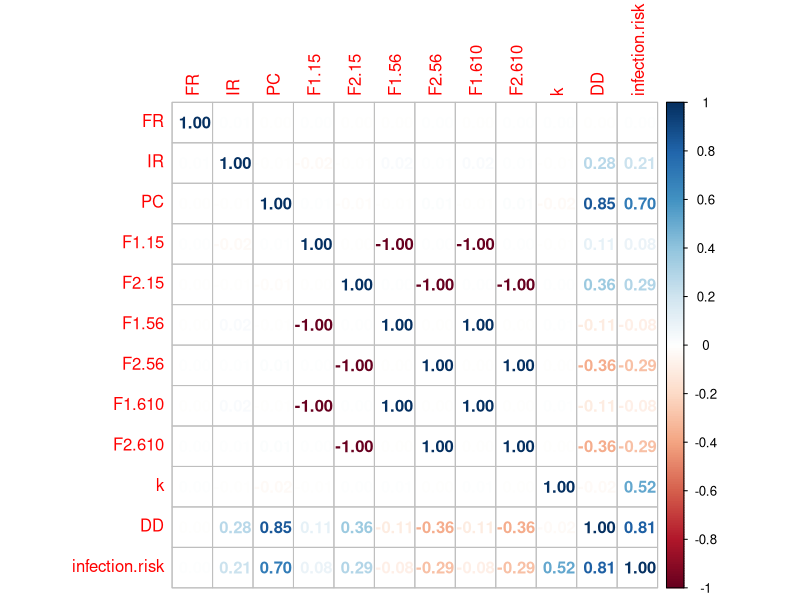
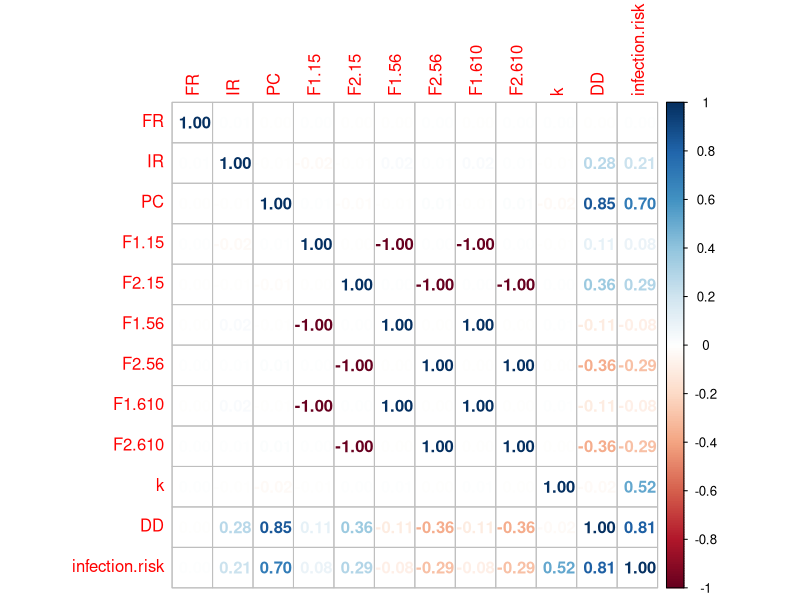
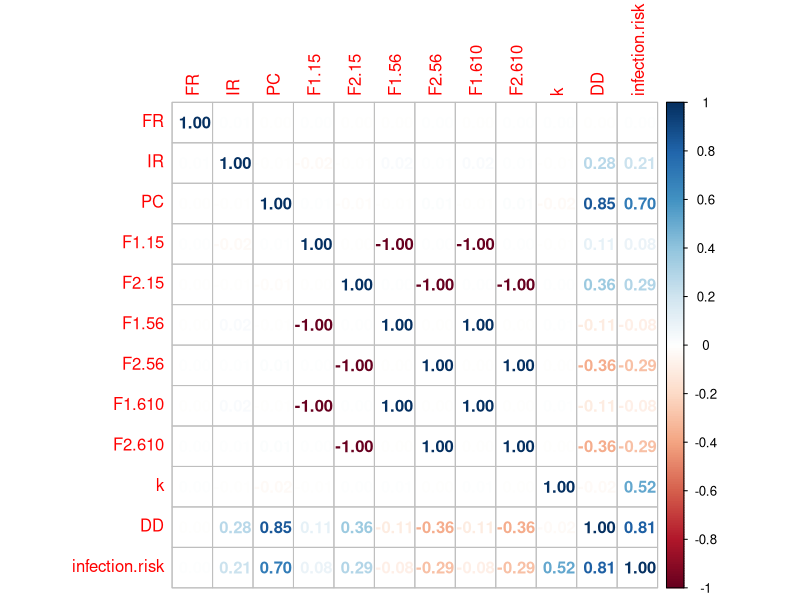
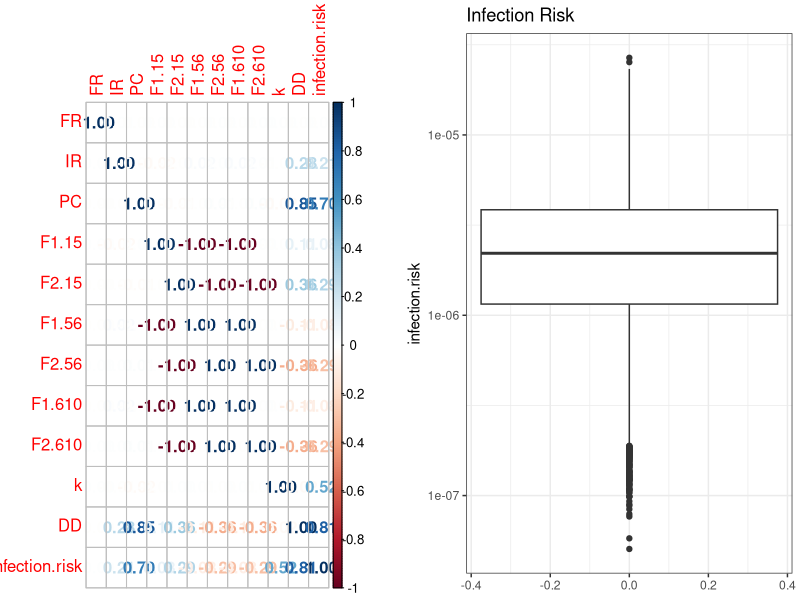
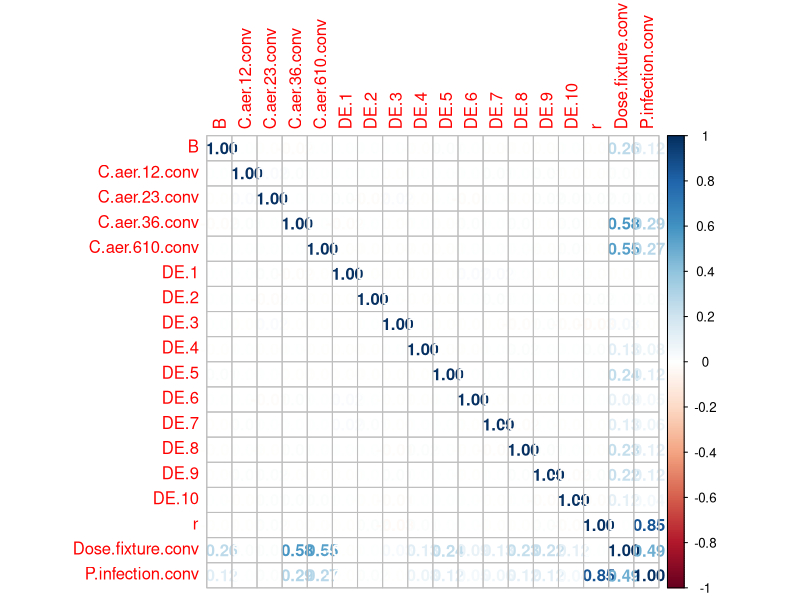
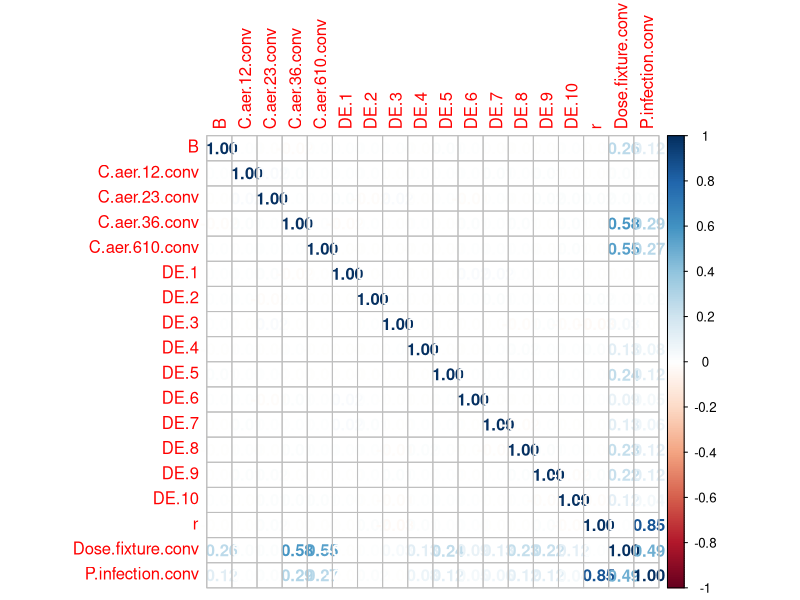
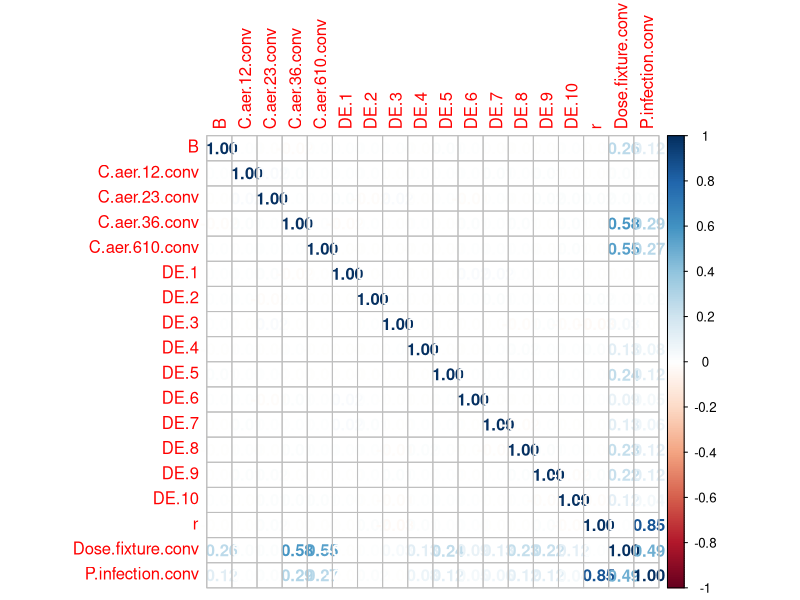
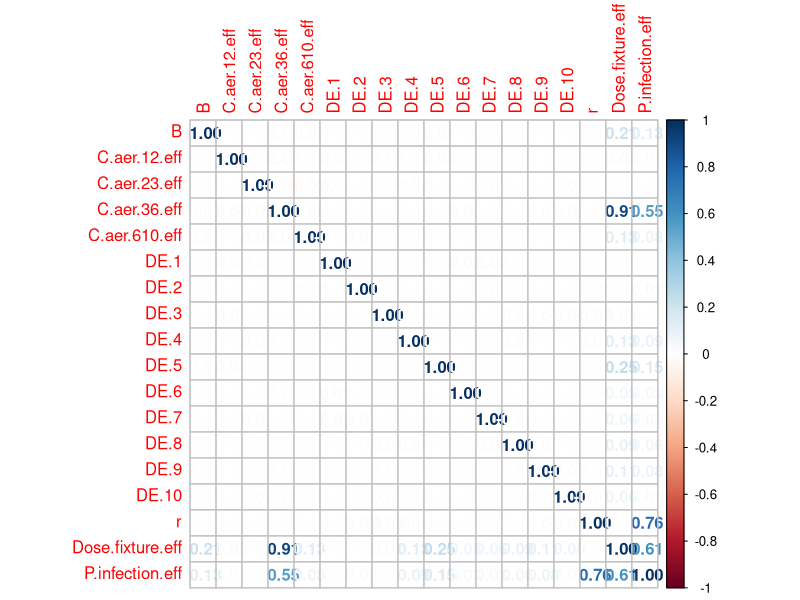

Reproduce these figures in R, in order.
# Amanda Wilson (AW)
# Environmental Health Sciences PhD student
# University of Arizona

#--------------------------Notes-----------------------------------------------------------

# 1/15/2020 - Began stochastic adjustments to Schoen & Ashbolt (2011) paper -AW



#------------------------------------------------------------------------------------------



#---------PART 1 - STOCHASTIC APPROACH TO SCHOEN & ASHBOLT (2011) MODEL--------------------



# This model is based on one discussed by Schoen & Ashbolt (2011) An in-premise model for
# Legionella exposure during showering events

schoen.ashbolt<-function(iterations,showerduration,C.water){
  
  #model function inputs
        #1-iterations
        #2-shower duration (minutes)
        #3-C.water (concentration of L. pneumophila in water - CFU/mL)
  
  #-----------model input parameters--------------------------
  
  #flow rate (L/hr)
  FR<-runif(iterations,350,370)
  #min = best estimate - 10 L/hr
  #max = best estimate + 10 L/hr
  #ARBITRARY BOUNDS RIGHT NOW
  
  #inhalation rate (m^3/hr)
  IR<-runif(iterations,0.72,1.5)
  #min = best estimate value
  #max = high value
  
  #partitioning coefficient
  PC<-runif(iterations,10^-6,1.9e-05)
  #min = low value
  #max = (Best estimate value - low value) + Best estimate value
  
  #-------aerosolizing parameters--------------------------------
  
  #----------aerosol size 1 - 5 um--------------
  
  #fraction of total aerosolized organisms in aeorosol size 1-5
  F1.15<-runif(iterations,0.75,1)
  #min = best estimate value
  #max = high value
  
  #fraction of total aerosols of size range 1-5um deposited at the alveoli
  F2.15<-runif(iterations,0.2,0.54)
  #min = best estimate value
  #max = high value
  
  #---------aerosol size 5 - 6 um---------------
  
  #fraction of total aerosolized organisms in aeorosol size 5-6
  F1.56<-(1-F1.15)*0.36
  #12% of aerosols other than 1-5
  
  #fraction of total aerosols of size range 5-6 deposited at the alveoli
  F2.56<-(1-F2.15)*0.125
  
  #--------aerosol size 6 - 10 um----------------
  
  #fraction of total aerosolized organisms in aerosol size 6-10
  F1.610<-(1-F1.15)*0.56
  
  #fraction of total aerosols of size range 6-10 deposited at the alveoli
  F2.610<-(1-F2.15)*0.0125
  
  ###########################################################
  
  #concentration of legionella in water (CFU/L)
  #c.water<-W.water/V.water #I think this equation is only needed if accounting for biofilm
  
  #exponential dose response
  k<-rlnorm(iterations,-2.93,0.49)
  #k<-5.99e-02
  #initializing vectors
  DD<-rep(0,iterations)
  infection.risk<-rep(0,iterations)
  
  C.air<-rep(0,iterations)
  V.air<-rep(0,iterations)
  exposure<-rep(0,iterations)
  exposure.char<-rep(0,iterations)
  
    #convert minutes to hour by dividing by 60
    exposure<-showerduration/60
    
    #volume of water used in shower  
    V.water<-FR*exposure
    
    V.air<-IR*exposure
    
    C.water.converted<-C.water*1000 #convert CFU/mL to CFU/L
    
    #concentration of legionella in air (CFU/m^3)
    C.air<-C.water.converted*PC
    
    #calculating deposited dose
    DD<-C.air*V.air*((F1.15*F2.15)+(F1.56*F2.56)+(F1.610*F2.610))
    
    #calculating infection risk
    infection.risk<-1-exp(-k*(DD))
    
    #saving inputs and outputs
    
    model<<-data.frame(FR=FR,IR=IR,PC=PC,F1.15=F1.15,F2.15=F2.15,F1.56=F1.56,F2.56=F2.56,F1.610=F1.610,
                       F2.610=F2.610,k=k,DD=DD,infection.risk=infection.risk)
    require(ggplot2)
    require(ggpubr)
    require(corrplot)
    require(gridExtra)
    require(grid)
    require(gridGraphics)
    
    mydata.cor=cor(model,method=c("spearman"))

    corrplot(mydata.cor,method="number")
    grid.echo()
    plot1<-grid.grab()
    #grid.draw(plot1)
    
    plot2<-ggplot(data=model)+geom_boxplot(aes(y=infection.risk))+ggtitle("Infection Risk")+
      scale_y_continuous(trans="log10")+theme_bw()
    
    windows()
    grid.arrange(plot1,plot2,nrow=1,ncol=2)
    
  }
  

schoen.ashbolt(10000,8,.1)


#--------PART 2 - HAMILTON ET AL. (2019) MODEL----------------------------------------------

# This model is based on one discussed by Hamilton et al. (2019) Risk-based critical levels
# of Legionella pneumophila for indoor water uses. Environmental Science & Technology.

# "volume of aerosols of various size diameters that are large enough to hold
# L. pneumophila bacteria but small enough to deposit at the alveoli (1 um < diameter < 10um)
# were considered" - equation 2 from paper
  

hamilton<-function(iterations,showerduration,C.water){
  
  
  #model function inputs
  #1-iterations
  #2-shower duration (minutes)
  #3-C.water (concentration of L. pneumophila in water - CFU/mL)


#truncnorm dist
require(truncnorm)

#vectors for loop

#Dose for conventional fixture
Dose.fixture.conv<-rep(0,iterations)

#Dose for water efficient fixture
Dose.fixture.eff<-rep(0,iterations)

#Breathing rate
B<-rep(0,iterations)

#Exposure time
t.shower<-rep(0,iterations)

#Concentration of legionella in water
C.leg<-rep(0,iterations)

#Probability of infection - conventional fixture
P.infection.conv<-rep(0,iterations)

#Probability of infection water efficient fixture
P.infection.eff<-rep(0,iterations)

  #Breathing rate (m^3/min)
  B<-runif(iterations,0.013,0.017)
  
  #Exposure duration (min)
  t.shower<-showerduration
  
  #Legionella concentration
  C.leg<-C.water*1000
  
  #CONVENTIONAL
  #concentration of aerosols at diameter 1-2
  C.aer.12.conv<-rlnorm(iterations,17.5,0.30)
  
  #concentration of aerosols at diameter 2-3
  C.aer.23.conv<-rlnorm(iterations,17.5,0.17)
  
  #concentration of aerosols at diameter 3-6
  C.aer.36.conv<-rlnorm(iterations,19.5,0.35)
  
  #concentration of aerosols at diameter 6-10
  C.aer.610.conv<-rlnorm(iterations,20,0.31)
  
  #WATER EFFICIENT
  #concentration of aerosols at diameter 1-2
  C.aer.12.eff<-rlnorm(iterations,18.1,0.57)
  #concentration of aerosols at diameter 2-3
  C.aer.23.eff<-rlnorm(iterations,17.9,0.64)
  #concentration of aerosols at diameter 3-6
  C.aer.36.eff<-rlnorm(iterations,18.7,0.52)
  #concentration of aerosols at diameter 6-10
  C.aer.610.eff<-rlnorm(iterations,18.3,0.14)
  
  #deposition efficiencies
  DE.1<-runif(iterations,0.23,0.25)
  DE.2<-runif(iterations,0.40,0.53)
  DE.3<-runif(iterations,0.36,0.62)
  DE.4<-runif(iterations,0.29,0.61)
  DE.5<-runif(iterations,0.19,0.52)
  DE.6<-runif(iterations,0.10,0.4)
  DE.7<-runif(iterations,0.06,0.29)
  DE.8<-runif(iterations,0.03,0.19)
  DE.9<-runif(iterations,0.01,0.12)
  DE.10<-runif(iterations,0.01,0.06)
  
  #percent aerosolized
  F.1<-17.50
  F.2<-16.39
  F.3<-15.56
  F.4<-6.67
  F.5<-3.89
  F.6<-2.50
  F.7<-2.78
  F.8<-5.00
  F.9<-5.28
  F.10<-3.89
  
  #volume of aerosol for size bin i
  V.1<-(4/3)*pi*(1*10^(-6))^3
  V.2<-(4/3)*pi*(2*10^(-6))^3
  V.3<-(4/3)*pi*(3*10^(-6))^3
  V.4<-(4/3)*pi*(4*10^(-6))^3
  V.5<-(4/3)*pi*(5*10^(-6))^3
  V.6<-(4/3)*pi*(6*10^(-6))^3
  V.7<-(4/3)*pi*(7*10^(-6))^3
  V.8<-(4/3)*pi*(8*10^(-6))^3
  V.9<-(4/3)*pi*(9*10^(-6))^3
  V.10<-(4/3)*pi*(10*10^(-6))^3
  
  sum.calculation.conv<-(C.aer.12.conv*DE.1*F.1*V.1)+(C.aer.23.conv*DE.2*F.2*V.2)+(C.aer.36.conv*DE.3*F.3*V.3)+
    (C.aer.36.conv*DE.4*F.1*V.4)+(C.aer.36.conv*DE.5*F.1*V.5)+(C.aer.610.conv*DE.6*F.6*V.6)+
    (C.aer.610.conv*DE.7*F.7*V.7)+(C.aer.610.conv*DE.8*F.8*V.8)+(C.aer.610.conv*DE.9*F.9*V.9)+
    (C.aer.610.conv*DE.10*F.10*V.10)
    
  
  sum.calculation.eff<-(C.aer.12.eff*DE.1*F.1*V.1)+(C.aer.23.eff*DE.2*F.2*V.2)+(C.aer.36.eff*DE.3*F.3*V.3)+
    (C.aer.36.eff*DE.4*F.1*V.4)+(C.aer.36.eff*DE.5*F.1*V.5)+(C.aer.610.eff*DE.6*F.6*V.6)+
    (C.aer.610.eff*DE.7*F.7*V.7)+(C.aer.610.eff*DE.8*F.8*V.8)+(C.aer.610.eff*DE.9*F.9*V.9)+
    (C.aer.610.eff*DE.10*F.10*V.10)
  
  
  #Dose (conventional fixture)
  Dose.fixture.conv<-C.leg*B*t.shower*sum.calculation.conv
  
  #Dose (water efficient fixture)
  Dose.fixture.eff<-C.leg*B*t.shower*sum.calculation.eff
  
  #Dose response parameter
  r<-rlnorm(iterations,-2.93,0.49)
  
  P.infection.conv<-1-exp(-r*Dose.fixture.conv)
  
  P.infection.eff<-1-exp(-r*Dose.fixture.eff)
  
  model.conv<<-data.frame(B=B,C.aer.12.conv,C.aer.23.conv,C.aer.36.conv,C.aer.610.conv,DE.1,
                          DE.2,DE.3,DE.4,DE.5,DE.6,DE.7,DE.8,DE.9,DE.10,r,Dose.fixture.conv,
                          P.infection.conv)
  
  model.eff<<-data.frame(B=B,C.aer.12.eff,C.aer.23.eff,C.aer.36.eff,C.aer.610.eff,DE.1,
                         DE.2,DE.3,DE.4,DE.5,DE.6,DE.7,DE.8,DE.9,DE.10,r,Dose.fixture.eff,
                         P.infection.eff)
  require(ggplot2)
  require(ggpubr)
  require(corrplot)
  require(gridExtra)
  require(grid)
  require(gridGraphics)
  
  mydata.cor.conv=cor(model.conv,method=c("spearman"))
  corrplot(mydata.cor.conv,method="number")
  grid.echo()
  plot1.conv<-grid.grab()
  #grid.draw(plot1)
  
  mydata.cor.eff=cor(model.eff,method=c("spearman"))
  corrplot(mydata.cor.eff,method="number")
  grid.echo()
  plot1.eff<-grid.grab()
  
  combinedinfection<-data.frame(infectionrisk=c(P.infection.eff,P.infection.conv),
                                type=c(rep("Water Efficient",iterations),rep("Conventional",iterations)))
  
    ggplot(data=combinedinfection)+geom_boxplot(aes(y=infectionrisk,x=type,group=type))+
    scale_y_continuous(trans="log10",name="Infection Risk")+theme_bw()+scale_x_discrete(name="Shower Type")

  }

hamilton(10000,8,.1)

#comparison

comparison<-function(iterations,showerduration,C.water){
  schoen.ashbolt(iterations,showerduration,C.water)
  hamilton(iterations,showerduration,C.water)
  
  infectionrisk.all<-c(model$infection.risk,model.conv$P.infection.conv,model.eff$P.infection.eff)
  infectionrisk.all<-c(infectionrisk.all,infectionrisk.all)
  model<-c(rep("Schoen & Ashbolt",iterations),rep("Hamilton",iterations*2),rep("Combined",iterations*3))
  showertype<-c(rep("conventional or unspecified",iterations*2),rep("water efficient",iterations),rep("combined",iterations*3))
  
  frameall<-data.frame(infection.risk=infectionrisk.all,model=model,showertype=showertype)
  
  ggplot(data=frameall)+geom_boxplot(aes(x=model,y=infectionrisk.all,colour=showertype))+scale_y_continuous(trans="log10",name="Infection Risk")+
  scale_x_discrete(name="Model Source")+scale_colour_discrete(name="Shower Type")
}

comparison(10000,8,.1)
